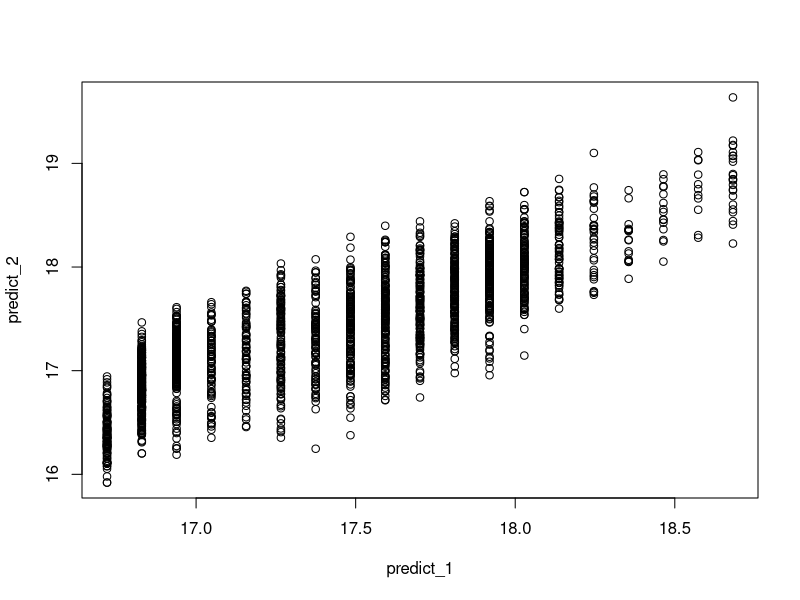

Source code (R):
set.seed(111)

library(tidyverse)

data <- read_csv("Data.csv")

group <- sample(0:1,
  nrow(data),
  replace = TRUE,
  prob = c(0.8, 0.2)
)

train <- data[group == 0, ]
test <- data[group == 1, ]

model_1 <- lm(Y ~ Size, train)

model_2 <- lm(Y ~ ., train)

predict_1 <- predict(model_1, test)

predict_2 <- predict(model_2, test)

plot(predict_1, predict_2)

1 - mean((test$Y - predict_1)^2) / var(test$Y)
1 - mean((test$Y - predict_2)^2) / var(test$Y)
# ctr + A -> ctr + Enter
